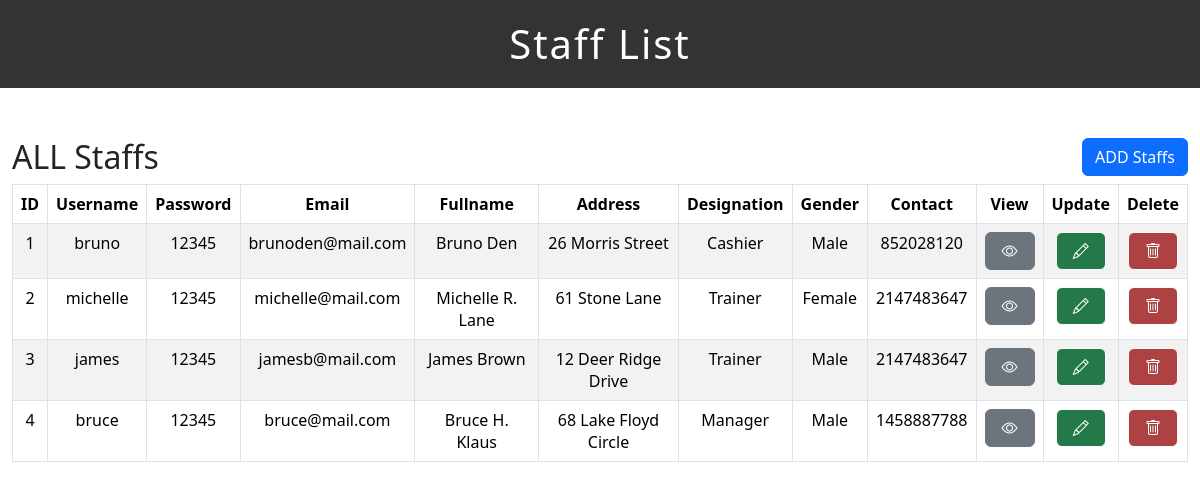
Page /crudapp/mihir/staffs/index.php on the committed database.
### tables this page shows
CREATE TABLE `staffs` (
  `staff_id` int NOT NULL AUTO_INCREMENT,
  `username` varchar(50) NOT NULL,
  `password` varchar(50) NOT NULL,
  `email` varchar(50) NOT NULL,
  `fullname` varchar(50) NOT NULL,
  `address` varchar(20) NOT NULL,
  `designation` varchar(20) NOT NULL,
  `gender` varchar(10) NOT NULL,
  `contact` int(10) NOT NULL,
   PRIMARY KEY (staff_id)    
);

### crudapp/mihir/staffs/index.php (the view, shortened to what this page needs)
<div class="scroll-bg">
    <div>
        <div class="scroll-object">
            <?php include("header.php");?>
            <?php include("dbcon.php");?>
                <div class="box-1">
                <h2>ALL Staffs</h2>
                <button type="button" class="btn btn-primary" data-bs-toggle="modal" data-bs-target="#exampleModal">
                    ADD Staffs
                </button>
                </div>
                <table id="table-section" class="table table-hover table-bordered table-striped" style="text-align: center;">
                    <thead>
                        <tr>
                            <th>ID</th>
                            <th>Username</th>
                            <th>Password</th>
                            <th>Email</th>
                            <th>Fullname</th>
                            <th>Address</th>
                            <th>Designation</th>
                            <th>Gender</th>
                            <th>Contact</th>
                            <th>View</th>
                            <th>Update</th>
                            <th>Delete</th>
                        </tr>
                    </thead>
                    <tbody>
                        <?php
                        $query = "SELECT * FROM `staffs`";
                        $result = mysqli_query($connection, $query);
                        if(!$result){
                            die("query failed".mysqli_error($connection));
                        }
                        else{
                            while($row = mysqli_fetch_assoc($result)){
                            ?>
                                <tr>
                                    <td><?php echo $row['staff_id']?></td>
                                    <td><?php echo $row['username']?></td>
                                    <td><?php echo $row['password']?></td>
                                    <td><?php echo $row['email']?></td>
                                    <td><?php echo $row['fullname']?></td>
                                    <td><?php echo $row['address']?></td>
                                    <td><?php echo $row['designation']?></td>
                                    <td><?php echo $row['gender']?></td>
                                    <td><?php echo $row['contact']?></td>
                                    <td><a href="view_page_2.php?id=<?php echo $row['staff_id']?>" class="btn btn-secondary"><i class="bi bi-eye" style="padding: 4px;"></i></a></td>
                                    <td><a href="update_page_1.php?id=<?php echo $row['staff_id']?>" class="mybtn1 btn btn-light btn-small"><i class="bi bi-pencil" style="padding: 4px;"></i></a></td>
                                    <td><a href="delete_page.php?id=<?php echo $row['staff_id']?>" class="mybtn2 btn btn-light btn-small"><i class="bi bi-trash" style="padding: 4px;"></i></a></td>
                                </tr>
                            <?php
                            }
                        }
                        ?>
                    </tbody>
                </table>
            <?php include("footer.php"); ?>
        </div>
    </div>
</div>

### crudapp/mihir/staffs/style.css (style rules this page uses)
.box-1 h2 { float: left; }
.box-1 button { float: right; }
.mybtn1 { color: white; background-color: rgb(35, 121, 72); }
.mybtn2 { color: white; background-color: #ae4141; }

### rows in the picture
staffs: staff_id "1", username "bruno", password "12345", email "brunoden@mail.com", fullname "Bruno Den", address "26 Morris Street", designation "Cashier", gender "Male", contact "852028120"
staffs: staff_id "2", username "michelle", password "12345", email "michelle@mail.com", fullname "Michelle R. Lane", address "61 Stone Lane", designation "Trainer", gender "Female", contact "2147483647"
staffs: staff_id "3", username "james", password "12345", email "jamesb@mail.com", fullname "James Brown", address "12 Deer Ridge Drive", designation "Trainer", gender "Male", contact "2147483647"
staffs: staff_id "4", username "bruce", password "12345", email "bruce@mail.com", fullname "Bruce H. Klaus", address "68 Lake Floyd Circle", designation "Manager", gender "Male", contact "1458887788"
